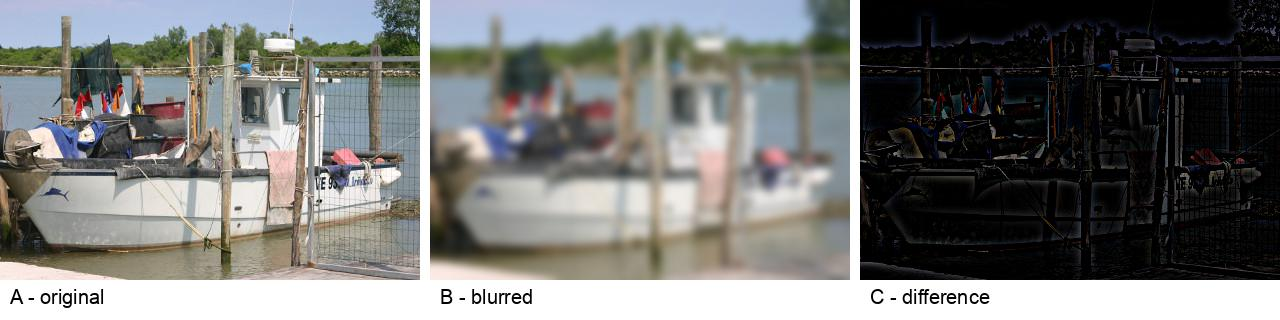

The Python source for this figure:
# Author:  Martin McBride
# Created: 2021-05-23
# Copyright (C) 2021, Martin McBride
# License: MIT

# Use the ranking filters.
# Create a final image with all the filters.

from PIL import Image, ImageFilter, ImageDraw, ImageFont, ImageChops

image = Image.open('boat-small.jpg')
blur_image = image.filter(ImageFilter.GaussianBlur(4))
diff_image = ImageChops.subtract(image, blur_image)

# Place the images in a grid, with captions
output_image = Image.new('RGB', (1280, 320), 'white')
draw = ImageDraw.Draw(output_image)
font = ImageFont.truetype("Arial.ttf", 20)

x, y = 0, 0
draw.text((x+10, y+285), "A - original", font=font, fill=0)
output_image.paste(image, (x, y))

x, y = 430, 0
draw.text((x+10, y+285), "B - blurred", font=font, fill=0)
output_image.paste(blur_image, (x, y))

x, y = 860, 0
draw.text((x+10, y+285), "C - difference", font=font, fill=0)
output_image.paste(diff_image, (x, y))

output_image.save('imagefilter-unsharpmask-steps.jpg')
